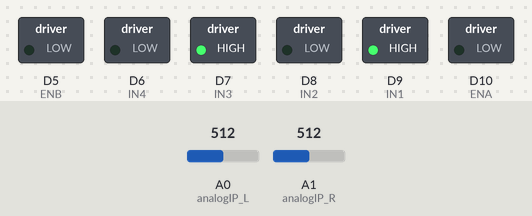
A sketch run on a simulated Arduino Zero (SAMD21). On the bench: switched loads named in the sketch (green lamp = pin HIGH). The inputs (shaded band) are chosen by the test bench; at power-on: A0 (analogIP_L) = 512, A1 (analogIP_R) = 512. What the sketch prints to the serial monitor is not drawn.

Above: at 1.2 s.
1.3 s: A0 (analogIP_L) set to 513
At 1.7 s:
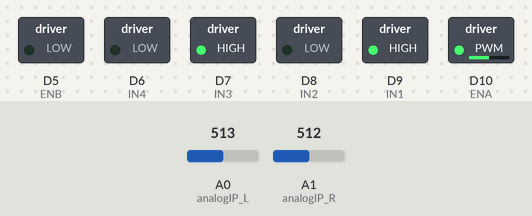
2.8 s: A1 (analogIP_R) set to 513
At 4.0 s:
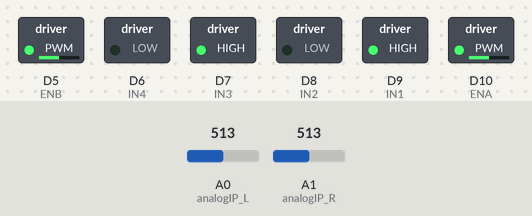
4.3 s: A0 (analogIP_L) set to 716
At 5.2 s:
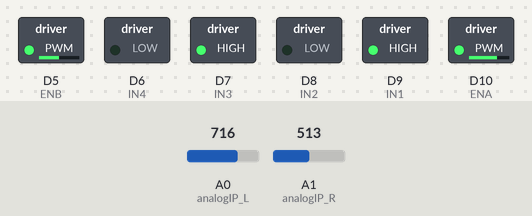
5.8 s: A1 (analogIP_R) set to 716
At 6.4 s:
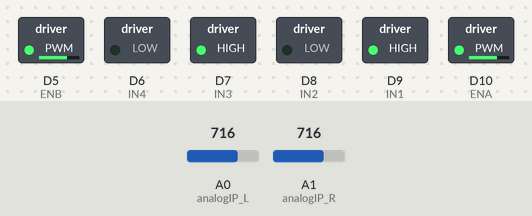
7.3 s: A0 (analogIP_L) set to 900
At 8.5 s:
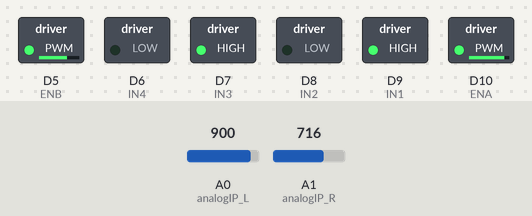
8.8 s: A1 (analogIP_R) set to 900
At 9.9 s:
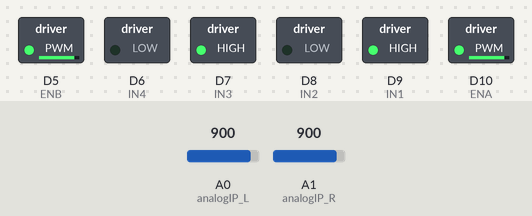
Timing chart, 0 to 11.3 s (numbered marks = the images above; inputs shaded):
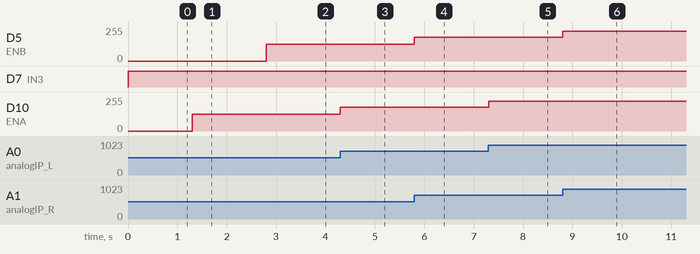

The sketch:

Robotcar_2.ino
```cpp
//มอเตอร์ซ้าย
int ENA=10;
int IN1=9;
int IN2=8;
//มอเตอร์ขวา
int ENB=5;
int IN3=7;
int IN4=6;
// ตัวแปรที่ใช้กับค่าความเร็วของตัวต้านทานปรับค่าได้ทั้ง 2 ตัวตังแต่ 0 ถึง 4095
int analogIP_L = A0;
int analogIP_R = A1;
// ตัวแปรเก็บค่าความเร็วกำหนดค่าเริ่มต้นของความเร็วให้อยู่ที่ 0
int MotorSpeed_L = 0;
int MotorSpeed_R = 0;
//ใช้ชดเชยการเบี้ยวของการเคลื่อนที่
int B_L = 0; //ล้อซ้าย
int B_R = 0; //ล้อขวา

void setup() {
  //กำหนดให้ขาต่าง ๆ เป็นอินพุตและเอาต์พุต
  pinMode(ENA, OUTPUT);
  pinMode(ENB, OUTPUT);
  pinMode(IN1, OUTPUT);
  pinMode(IN2, OUTPUT);
  pinMode(IN3, OUTPUT);
  pinMode(IN4, OUTPUT);
  Serial.begin(9600);
  //เปลี่ยนความละเอียดของ PWM จาก 0 - 255 เป็น 0 - 4095
  analogWriteResolution(12);
}

void loop() {
  //กำหนดให้พารามิเตอร์ที่ L298N เดินหน้า
    digitalWrite(IN1, HIGH);
    digitalWrite(IN2, LOW);
    digitalWrite(IN3, HIGH);
    digitalWrite(IN4, LOW);
  //อ่านค่าจากตัวต้านทานปรับค่าได้ทั้งสองข้างทั้ง A0 และ A1 เอามาเก็บไว้ในตัวแปร
  MotorSpeed_L = analogRead(analogIP_L);
  MotorSpeed_R = analogRead(analogIP_R);
  //ทำการแม็พค่าที่ได้รับที่ A0 และ A1 จาก 0 - 1023 ไปเป็น 0 - 4095
  MotorSpeed_L = map(MotorSpeed_L, 0, 1023, 0, 4095);
  MotorSpeed_R = map(MotorSpeed_R, 0, 1023, 0, 4095);
  // เขียนโปรแกรมป้องกันค่ามอเตอร์อยู่ในความเร็วที่ทำให้มอเตอร์เสียหาย โดยปกติแล้วจะอยู่ในช่วง 0 ถึง 2050
  if (MotorSpeed_L < 2050){
    MotorSpeed_L = 0;
  }
  if (MotorSpeed_R < 2050){
    MotorSpeed_R = 0;
  }
  // ส่งค่าความเร็วไปยังขา ENA และ ENB
  analogWrite(ENA, MotorSpeed_L -B_L);
  analogWrite(ENB, MotorSpeed_R -B_R);
  Serial.print("PWM ของล้อซ้าย");
  Serial.println(MotorSpeed_L);
  Serial.print("PWM ของล้อขวา");
  Serial.println(MotorSpeed_R);
}
```

Measured:
- the behaviour switches between 512 and 513 on A0 (analogIP_L) (found by bisection; images 0 and 1)
- the behaviour switches between 512 and 513 on A1 (analogIP_R) (found by bisection; images 1 and 2)
- after the input at 1.3 s, D10 (ENA): 0/255 → 127/255 at once
- after the input at 2.8 s, D5 (ENB): 0/255 → 127/255 at once
- after the input at 4.3 s, D10 (ENA): 127/255 → 178/255 at once
- after the input at 5.8 s, D5 (ENB): 127/255 → 178/255 at once
- after the input at 7.3 s, D10 (ENA): 178/255 → 224/255 at once
- after the input at 8.8 s, D5 (ENB): 178/255 → 224/255 at once
